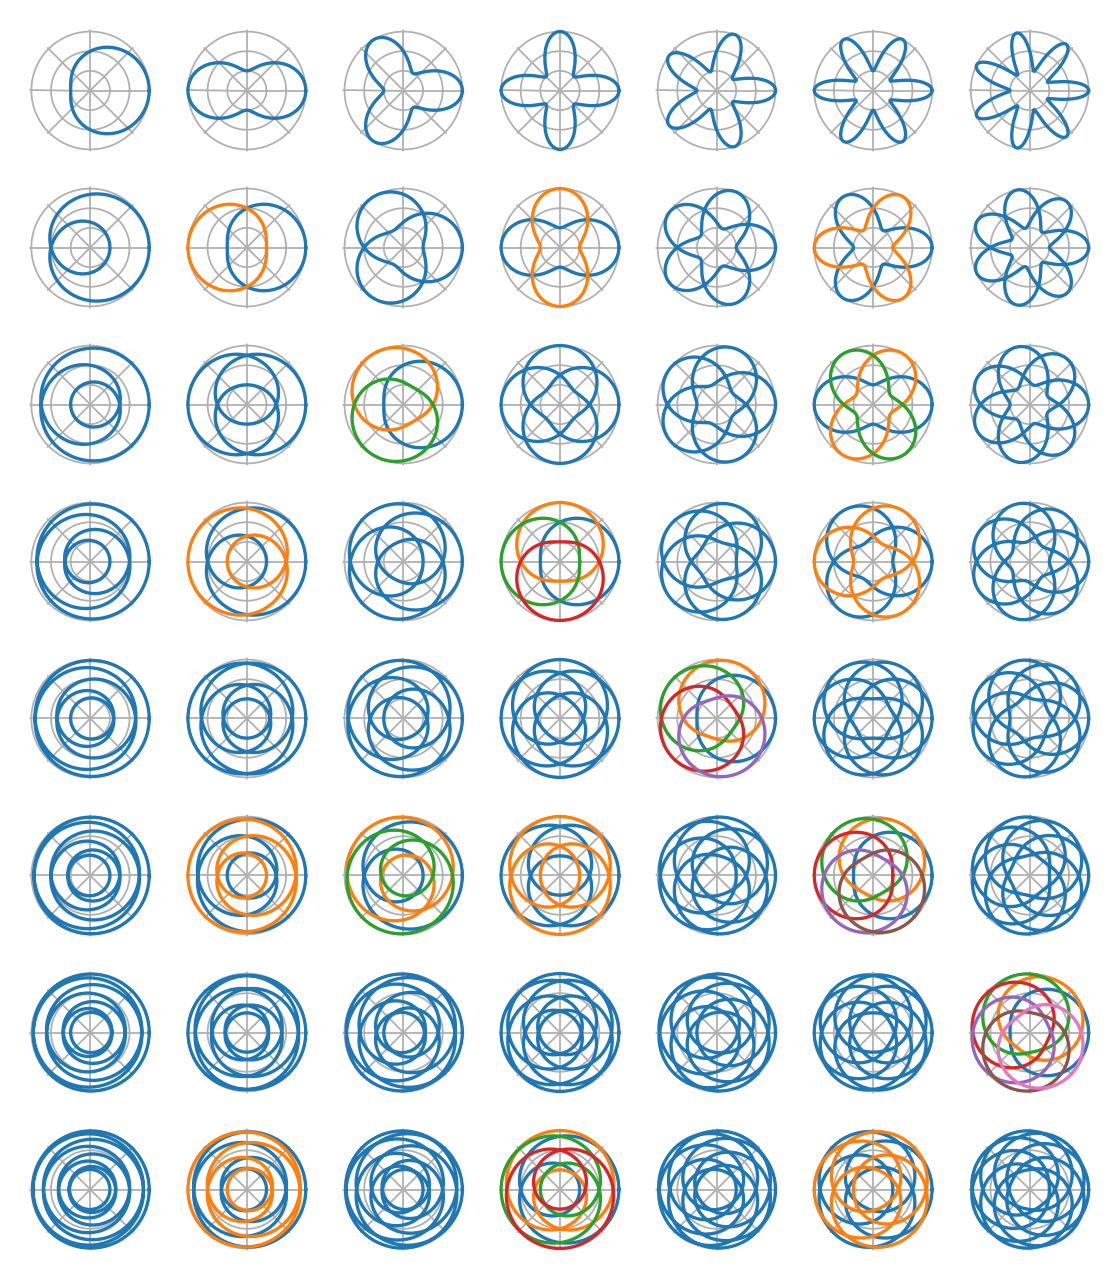

Write Python code to recreate this figure.
import numpy as np
import matplotlib.pyplot as plt
import fractions

P = 7
Q = 8

plt.figure(figsize=(P, Q))

for p in range(1, P + 1):
  for q in range(1, Q + 1):
    d = fractions.gcd(p, q)

    r = []
    for k in range(d):
      r.append(
        lambda theta, k=k: 2 + np.cos((p * theta - 2 * k * np.pi) / q)
      )
    theta = np.arange(0, 2 * q * np.pi / d, 0.01)

    sp = plt.subplot(Q, P, (q - 1) * P + p, polar=True)
    for k in range(d):
      sp.plot(theta, r[k](theta))
    sp.set_rmin(0)
    sp.set_rmax(3.1)
    sp.set_yticks([1, 2, 3])
    sp.set_yticklabels([])
    sp.set_xticklabels([])
    sp.spines['polar'].set_visible(False)

plt.tight_layout()
